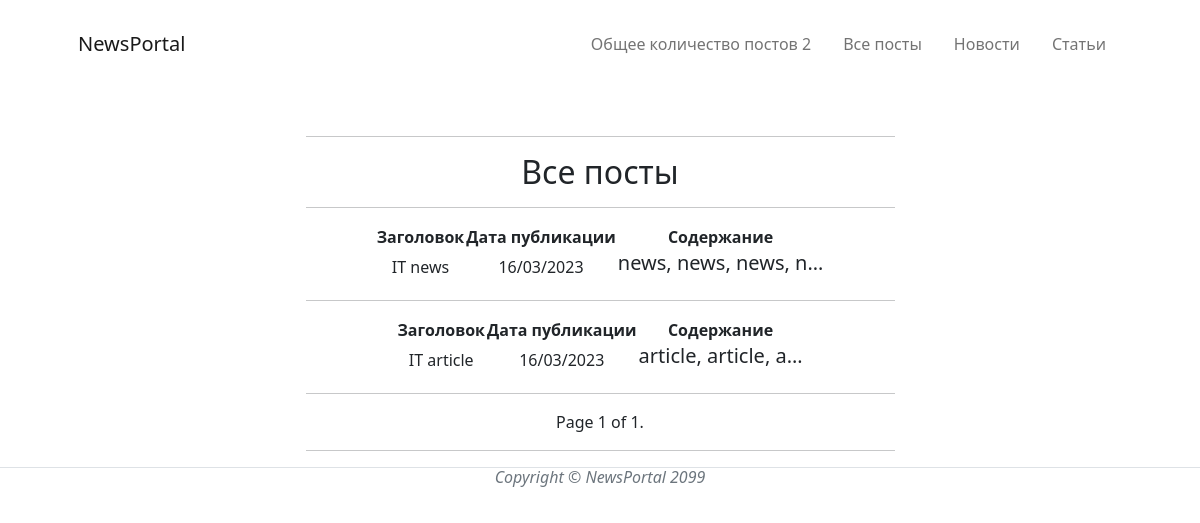
Screenshot of /portal/ with the database file from the repository.
### news/models.py (models this page shows, shortened)
class Post(models.Model):
    article = 'AT'
    news = 'NW'
    TYPE = [(article, 'Статья'), (news, 'Новость')]
    many_author = models.ForeignKey(Author, on_delete=models.CASCADE)
    article_or_news = models.CharField(max_length=2, choices=TYPE, default=article)
    datetime = models.DateTimeField(auto_now_add=True)
    many_category = models.ManyToManyField(Category, through="PostCategory")
    header = models.CharField(max_length=150)
    text = models.TextField()
    rating = models.SmallIntegerField(default=0)

### news/views.py (the view)
# urls.py: path('portal/', AllPost.as_view(), name="allpost"),
class AllPost(ListView):
    model = Post
    ordering = 'datetime'
    template_name = 'flatpages/all_post.html'
    context_object_name = 'ALL'
    paginate_by = 10

### news/templatetags/custom_filter1.py (called while the page is built)
@register.filter()
def length(words):
    return f"{len(words)}"

### news/templatetags/custom_filter2.py (called while the page is built)
@register.filter()
def post_time(date):
    return date.strftime("%d/%m/%Y")

### news/templatetags/custom_filter3.py (called while the page is built)
@register.filter()
def censor(value):
    finder = value.split()
    for _ in finder:
        if isinstance(_, str):
            if _.lower().replace(".", "").replace(",", "").replace(";", "").replace(":", "") in censor_words:
                finder[finder.index(_)] = (_[0] + len(_[1:]) * "*")
            else:
                continue
        else:
            continue
    return " ".join(finder)

### templates/flatpages/all_post.html (shortened to what this page needs)
{% extends 'flatpages/index.html' %}
{% load custom_filter1 %}
{% load custom_filter2 %}
{% load custom_filter3 %}
{% load custom_tags %}
{% block allpost %}
    {{ALL|length}}
{% endblock allpost %}
{% block content %}
    <hr>
    <h2>Все посты</h2>
    <hr>
    {% if ALL %}
        {% for info in ALL %}
                <table class="editorDemoTable" style="margin-left: auto; margin-right: auto;">
                    <tbody>
                        <tr>
                            <td><strong>Заголовок</strong></td>
                            <td><strong>Дата публикации</strong></td>
                            <td><strong>Содержание</strong></td>
                        </tr>
                        <tr>
                            <td>{{ info.header|censor|truncatechars:10 }}</td>
                            <td>{{ info.datetime|post_time }}</td>
                            <td><h5>{{ info.text|censor|truncatechars:20 }}</h5></td>
                        </tr>
                    </tbody>
                </table>
                <hr>
        {% endfor %}
    {% else %}
        <h2>Постов нет (👉ﾟヮﾟ)👉</h2>
    {% endif %}
    <span class="current">
        Page {{ page_obj.number }} of {{ page_obj.paginator.num_pages }}.
    </span>
{% endblock content %}

### templates/flatpages/index.html (shortened to what this page needs)
<!DOCTYPE html>
<html lang="en">
    <head>
        {% load static %}
        <link href="{% static 'css/styles.css' %}" rel="stylesheet" />
    </head>
    <body>
        <nav class="navbar navbar-expand-lg navbar-light" id="mainNav">
            <div class="container px-4 px-lg-5">
                <a class="navbar-brand" href="#">NewsPortal</a>
                <div class="collapse navbar-collapse" id="navbarResponsive">
                    <ul class="navbar-nav ms-auto py-4 py-lg-0">
                        <li class="nav-item"><a class="nav-link px-lg-3 py-3 py-lg-4" href="/portal/">Общее количество постов {% block allpost %} {% endblock allpost %}</a></li>
                        <li class="nav-item"><a class="nav-link px-lg-3 py-3 py-lg-4" href="/portal/">Все посты</a></li>
                        <li class="nav-item"><a class="nav-link px-lg-3 py-3 py-lg-4" href="/news/">Новости</a></li>
                        <li class="nav-item"><a class="nav-link px-lg-3 py-3 py-lg-4" href="/articles/">Статьи</a></li>
                    </ul>
                </div>
            </div>
        </nav>
        <div class="container px-4 px-lg-5">
            <div class="row gx-4 gx-lg-5 justify-content-center">
                <div class="col-md-10 col-lg-8 col-xl-7">
                    <div class="text-center mt-5">
                        {% block content %}
                        {% endblock content %}
                    </div>
                    <hr>
                </div>
            </div>
        </div>
        <footer class="border-top">
            <div class="container px-4 px-lg-5">
                <div class="row gx-4 gx-lg-5 justify-content-center">
                    <div class="col-md-10 col-lg-8 col-xl-7">
                        <div class="small text-center text-muted fst-italic"><h6>Copyright &copy; NewsPortal 2099</h6></div>
                    </div>
                </div>
            </div>
        </footer>
    </body>
</html>

### rows the page displays
Post: header|censor "IT news", datetime|post_time "16/03/2023", text|censor "news, news, news, n…"
Post: header|censor "IT article", datetime|post_time "16/03/2023", text|censor "article, article, a…"

### other values shown
{{ ALL|length }} "2"
{{ page_obj.number }} "1"
{{ page_obj.paginator.num_pages }} "1"
